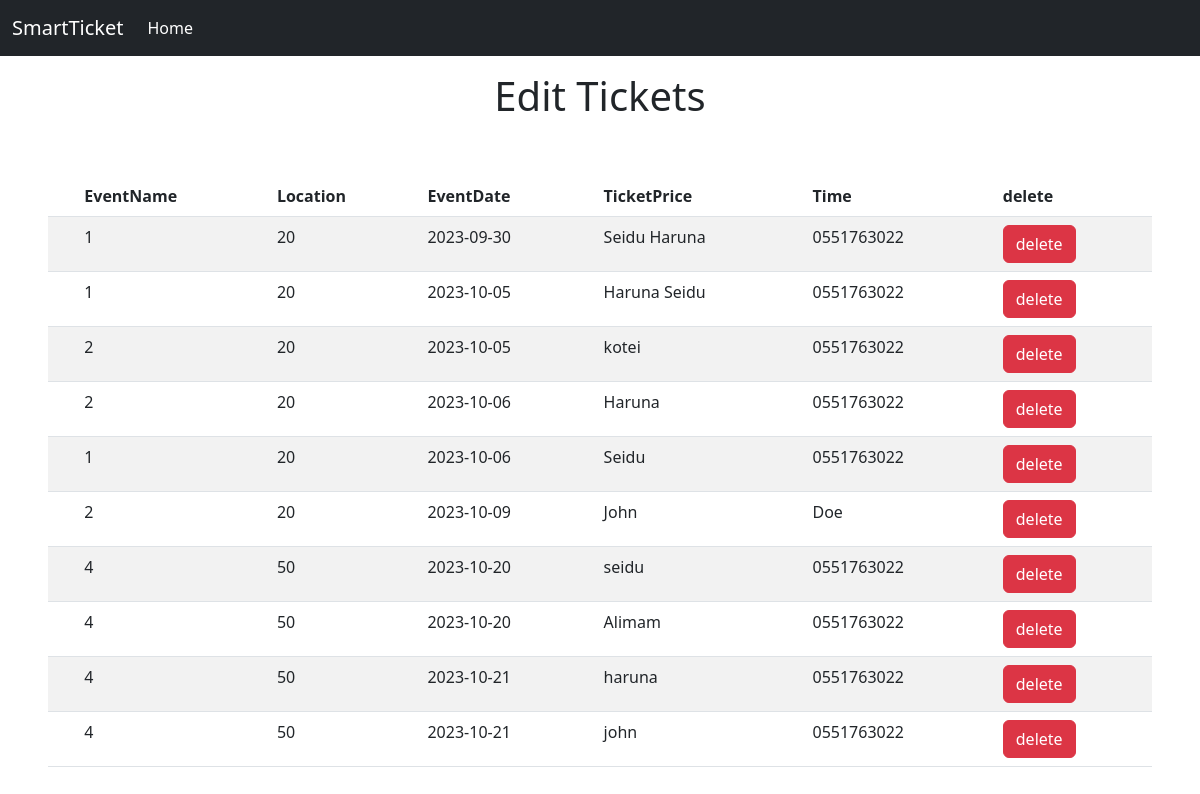
The page /ViewTickets.php on the database its author committed.
### tables this page shows
CREATE TABLE `tickets` (
  `id` int(11) NOT NULL,
  `EventID` int(11) NOT NULL,
  `Amount` double NOT NULL,
  `Date` date NOT NULL,
  `TicketOwner` varchar(255) NOT NULL,
  `phoneNumber` varchar(15) NOT NULL
);

### ViewTickets.php (the view, shortened to what this page needs)
<?php
 include 'connect.php';
?>
<!DOCTYPE html>
<html lang="en">
<head>
    <link href="./assets/dist/css/bootstrap.min.css" rel="stylesheet">
</head>
<body>
<nav class="navbar navbar-expand navbar-dark bg-dark" aria-label="Second navbar example">
    <div class="container-fluid">
      <a class="navbar-brand" href="index.php">SmartTicket</a>
      <div class="collapse navbar-collapse" id="navbarsExample02">
        <ul class="navbar-nav me-auto">
          <li class="nav-item">
            <a class="nav-link active" aria-current="page" href="EventAdminPage.php">Home</a>
          </li>
        </ul>
      </div>
    </div>
  </nav>
    <div class="d-flex justify-content-center my-3">
    <h1>Edit Tickets</h1>
    </div>
    <div class="bd-example-snippet bd-code-snippet m-5"><div class="bd-example m-0 border-0">
        <table class="table table-striped">
          <thead>
          <tr>
            <th scope="col"></th>
            <th scope="col">EventName</th>
            <th scope="col">Location</th>
            <th scope="col">EventDate</th>
            <th scope="col">TicketPrice</th>
            <th scope="col">Time</th>
            <th scope="col">delete</th>
          </tr>
          </thead>
          <tbody>
          <?php
    $sql = " SELECT * FROM tickets ";
 $result = mysqli_query($con,$sql);
 if ($result) {
    while ($row = mysqli_fetch_assoc($result)) {
        $id = $row['id'];
        $EventID = $row['EventID'];
        $Amount = $row['Amount'];
        $EventDate = $row['Date'];
        $TicketOwner = $row['TicketOwner'];
        $phoneNumber = $row['phoneNumber'];
        echo '<tr>
        <th scope="row"></th>
        <td>' . $EventID . '</td>
        <td>' . $Amount . '</td>
        <td>' . $EventDate . '</td>
        <td>' . $TicketOwner . '</td>
        <td>' . $phoneNumber . '</td>
      <td><a class="btn btn-danger" href="deleteTicket.php?deleteid='.$id.'">delete</a>
      </td>
      </tr>';
    }
}
    ?>
</body>
</html>

### rows shown on the page
tickets: EventID "1", Amount "20", Date "2023-09-30", TicketOwner "Seidu Haruna", phoneNumber "0551763022"
tickets: EventID "1", Amount "20", Date "2023-10-05", TicketOwner "Haruna Seidu", phoneNumber "0551763022"
tickets: EventID "2", Amount "20", Date "2023-10-05", TicketOwner "kotei", phoneNumber "0551763022"
tickets: EventID "2", Amount "20", Date "2023-10-06", TicketOwner "Haruna", phoneNumber "0551763022"
tickets: EventID "1", Amount "20", Date "2023-10-06", TicketOwner "Seidu", phoneNumber "0551763022"
tickets: EventID "2", Amount "20", Date "2023-10-09", TicketOwner "John", phoneNumber "Doe"
tickets: EventID "4", Amount "50", Date "2023-10-20", TicketOwner "seidu", phoneNumber "0551763022"
tickets: EventID "4", Amount "50", Date "2023-10-20", TicketOwner "Alimam", phoneNumber "0551763022"
tickets: EventID "4", Amount "50", Date "2023-10-21", TicketOwner "haruna", phoneNumber "0551763022"
tickets: EventID "4", Amount "50", Date "2023-10-21", TicketOwner "john", phoneNumber "0551763022"
